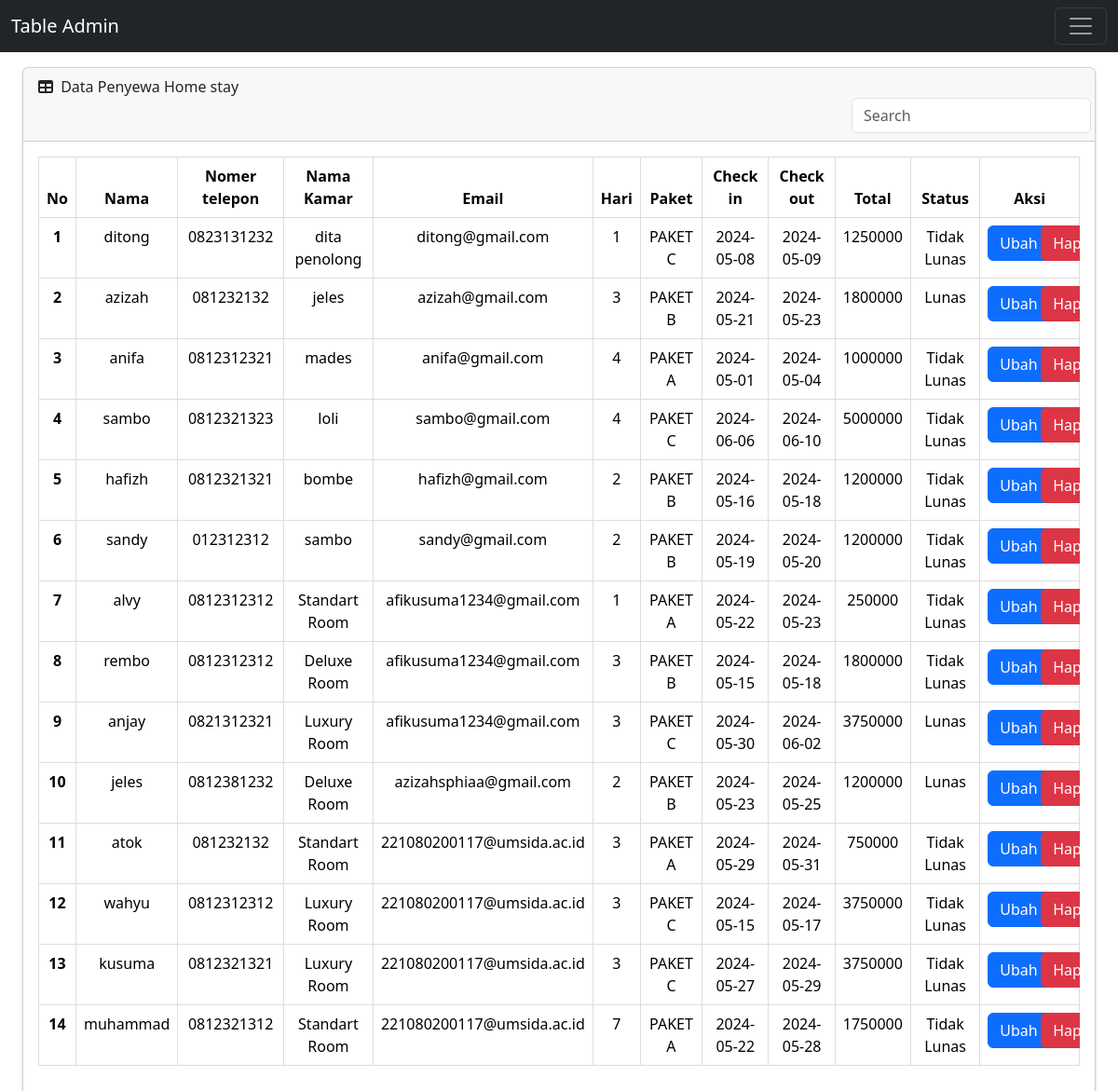
The app's page /admin/table.php (signed in) with its own data.
### tables this page shows
CREATE TABLE `user` (
  `id_user` int(11) NOT NULL,
  `nama` varchar(50) NOT NULL,
  `check_in` date NOT NULL,
  `check_out` date NOT NULL,
  `total` varchar(50) NOT NULL,
  `email` varchar(100) NOT NULL,
  `berapa_hari` int(11) NOT NULL,
  `paket` varchar(50) NOT NULL,
  `nomer` varchar(20) NOT NULL,
  `nama_kamar` varchar(20) NOT NULL,
  `status` varchar(20) NOT NULL
);

### admin/table.php (the view, shortened to what this page needs)
<?php
include("../function/koneksi.php");
$query = mysqli_query($koneksi, "SELECT * FROM user");
?>
<!DOCTYPE html>
<html lang="en">
<head>
  <link href="https://cdn.jsdelivr.net/npm/bootstrap@5.3.3/dist/css/bootstrap.min.css" rel="stylesheet" />
</head>
<body>
  <nav class="navbar navbar-dark bg-dark fixed-top">
    <div class="container-fluid">
      <a class="navbar-brand" href="#">Table Admin</a>
      <button class="navbar-toggler" type="button" data-bs-toggle="offcanvas" data-bs-target="#offcanvasDarkNavbar" aria-controls="offcanvasDarkNavbar" aria-label="Toggle navigation">
        <span class="navbar-toggler-icon"></span>
      </button>
    </div>
  </nav>
  <main>
    <div class="container-fluid px-4">
      <br /><br /><br />
      <div class="card mb-4" style="box-shadow: 0 3px 3px rgba(0, 0, 0, 0.2)">
        <div class="card-header">
          <i class="fas fa-table me-1"></i>
          Data Penyewa Home stay
          <div class="d-flex justify-content-end">
            <div class="row justify-content-end">
              <input class="form-control mr-2" type="search" placeholder="Search" aria-label="Search" />
            </div>
          </div>
        </div>
        <div class="card-body">
          <div class="table-responsive">
            <table class="table">
              <thead>
                <tr>
                  <th scope="col">No</th>
                  <th scope="col">Nama</th>
                  <th scope="col">Nomer telepon</th>
                  <th scope="col">Nama Kamar</th>
                  <th scope="col">Email</th>
                  <th scope="col">Hari</th>
                  <th scope="col">Paket</th>
                  <th scope="col">Check in</th>
                  <th scope="col">Check out</th>
                  <th scope="col">Total</th>
                  <th scope="col">Status</th>
                  <th scope="col">Aksi</th>
                </tr>
              </thead>
              <tbody>
                <?php
                $a = 1;
                foreach ($query as $user) {
                ?>
                  <tr>
                    <th scope="row"><?= $a; ?></th>
                    <td><?= $user['nama']; ?></td>
                    <td><?= $user['nomer']; ?></td>
                    <td><?= $user['nama_kamar']; ?></td>
                    <td><?= $user['email']; ?></td>
                    <td><?= $user['berapa_hari']; ?></td>
                    <td><?= $user['paket']; ?></td>
                    <td><?= $user['check_in']; ?></td>
                    <td><?= $user['check_out']; ?></td>
                    <td><?= $user['total']; ?></td>
                    <td><?= $user['status']; ?></td>
                    <td>
                      <div class="row">
                        <div class="col-md-6">
                          <form action="../function/ubah_table.php" method="GET">
                            <button type="submit" class="btn btn-primary btn-block" onclick="return confirm('Anda yakin ingin mengedit data ini?')">Ubah</button>
                          </form>
                        </div>
                        <div class="col-md-6">
                          <form action="../function/hapus_table.php" method="GET">
                            <button type="submit" class="btn btn-danger btn-block" onclick="return confirm('Anda yakin ingin menghapus data ini?')">Hapus</button>
                          </form>
                        </div>
                      </div>
                    </td>
                  </tr>
                <?php $a++;
                } ?>
              </tbody>
            </table>
          </div>
        </div>
      </div>
    </div>
  </main>
</body>
</html>

### admin/table.php (style rules this page uses)
th, td { text-align: center; padding: 8px; border: 1px solid #dddddd; }

### records on screen
user: nama "ditong", nomer "0823131232", nama_kamar "dita penolong", email "ditong@gmail.com", berapa_hari "1", paket "PAKET C", check_in "2024-05-08", check_out "2024-05-09", total "1250000", status "Tidak Lunas"
user: nama "azizah", nomer "081232132", nama_kamar "jeles", email "azizah@gmail.com", berapa_hari "3", paket "PAKET B", check_in "2024-05-21", check_out "2024-05-23", total "1800000", status "Lunas"
user: nama "anifa", nomer "0812312321", nama_kamar "mades", email "anifa@gmail.com", berapa_hari "4", paket "PAKET A", check_in "2024-05-01", check_out "2024-05-04", total "1000000", status "Tidak Lunas"
user: nama "sambo", nomer "0812321323", nama_kamar "loli", email "sambo@gmail.com", berapa_hari "4", paket "PAKET C", check_in "2024-06-06", check_out "2024-06-10", total "5000000", status "Tidak Lunas"
user: nama "hafizh", nomer "0812321321", nama_kamar "bombe", email "hafizh@gmail.com", berapa_hari "2", paket "PAKET B", check_in "2024-05-16", check_out "2024-05-18", total "1200000", status "Tidak Lunas"
user: nama "sandy", nomer "012312312", nama_kamar "sambo", email "sandy@gmail.com", berapa_hari "2", paket "PAKET B", check_in "2024-05-19", check_out "2024-05-20", total "1200000", status "Tidak Lunas"
user: nama "alvy", nomer "0812312312", nama_kamar "Standart Room", email "afikusuma1234@gmail.com", berapa_hari "1", paket "PAKET A", check_in "2024-05-22", check_out "2024-05-23", total "250000", status "Tidak Lunas"
user: nama "rembo", nomer "0812312312", nama_kamar "Deluxe Room", email "afikusuma1234@gmail.com", berapa_hari "3", paket "PAKET B", check_in "2024-05-15", check_out "2024-05-18", total "1800000", status "Tidak Lunas"
user: nama "anjay", nomer "0821312321", nama_kamar "Luxury Room", email "afikusuma1234@gmail.com", berapa_hari "3", paket "PAKET C", check_in "2024-05-30", check_out "2024-06-02", total "3750000", status "Lunas"
user: nama "jeles", nomer "0812381232", nama_kamar "Deluxe Room", email "azizahsphiaa@gmail.com", berapa_hari "2", paket "PAKET B", check_in "2024-05-23", check_out "2024-05-25", total "1200000", status "Lunas"
user: nama "atok", nomer "081232132", nama_kamar "Standart Room", email "221080200117@umsida.ac.id", berapa_hari "3", paket "PAKET A", check_in "2024-05-29", check_out "2024-05-31", total "750000", status "Tidak Lunas"
user: nama "wahyu", nomer "0812312312", nama_kamar "Luxury Room", email "221080200117@umsida.ac.id", berapa_hari "3", paket "PAKET C", check_in "2024-05-15", check_out "2024-05-17", total "3750000", status "Tidak Lunas"
user: nama "kusuma", nomer "0812321321", nama_kamar "Luxury Room", email "221080200117@umsida.ac.id", berapa_hari "3", paket "PAKET C", check_in "2024-05-27", check_out "2024-05-29", total "3750000", status "Tidak Lunas"
user: nama "muhammad", nomer "0812321312", nama_kamar "Standart Room", email "221080200117@umsida.ac.id", berapa_hari "7", paket "PAKET A", check_in "2024-05-22", check_out "2024-05-28", total "1750000", status "Tidak Lunas"
